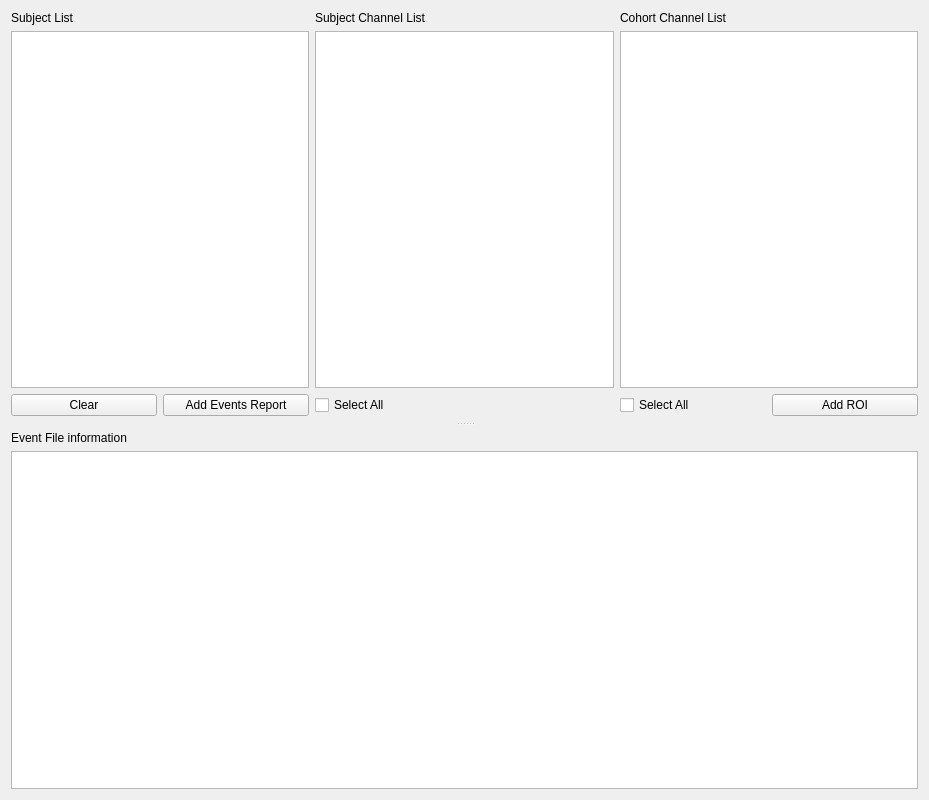
<?xml version="1.0" encoding="UTF-8"?>
<ui version="4.0">
 <class>DetectionsCohortReviewSettingsView</class>
 <widget class="QWidget" name="DetectionsCohortReviewSettingsView">
  <property name="geometry">
   <rect>
    <x>0</x>
    <y>0</y>
    <width>929</width>
    <height>800</height>
   </rect>
  </property>
  <property name="windowTitle">
   <string>Form</string>
  </property>
  <property name="styleSheet">
   <string notr="true">font: 12pt &quot;Roboto&quot;;</string>
  </property>
  <layout class="QHBoxLayout" name="horizontalLayout_3">
   <item>
    <widget class="QSplitter" name="splitter">
     <property name="orientation">
      <enum>Qt::Orientation::Vertical</enum>
     </property>
     <property name="handleWidth">
      <number>15</number>
     </property>
     <property name="childrenCollapsible">
      <bool>false</bool>
     </property>
     <widget class="QWidget" name="layoutWidget">
      <layout class="QGridLayout" name="gridLayout">
       <item row="0" column="0">
        <widget class="QLabel" name="label">
         <property name="text">
          <string>Subject List</string>
         </property>
        </widget>
       </item>
       <item row="0" column="1">
        <widget class="QLabel" name="label_2">
         <property name="text">
          <string>Subject Channel List</string>
         </property>
        </widget>
       </item>
       <item row="0" column="2">
        <widget class="QLabel" name="label_3">
         <property name="text">
          <string>Cohort Channel List</string>
         </property>
        </widget>
       </item>
       <item row="1" column="0">
        <widget class="QListView" name="subject_listView">
         <property name="editTriggers">
          <set>QAbstractItemView::EditTrigger::NoEditTriggers</set>
         </property>
        </widget>
       </item>
       <item row="1" column="1">
        <widget class="QListView" name="chan_subject_listView"/>
       </item>
       <item row="2" column="0">
        <layout class="QHBoxLayout" name="horizontalLayout">
         <item>
          <widget class="QPushButton" name="clear_pushButton">
           <property name="text">
            <string>Clear</string>
           </property>
          </widget>
         </item>
         <item>
          <widget class="QPushButton" name="add_pushButton">
           <property name="text">
            <string>Add Events Report</string>
           </property>
          </widget>
         </item>
        </layout>
       </item>
       <item row="2" column="1">
        <widget class="QCheckBox" name="all_subject_chan_checkBox">
         <property name="text">
          <string>Select All</string>
         </property>
        </widget>
       </item>
       <item row="2" column="2">
        <layout class="QHBoxLayout" name="horizontalLayout_2">
         <item>
          <widget class="QCheckBox" name="all_cohort_chan_checkBox">
           <property name="text">
            <string>Select All</string>
           </property>
          </widget>
         </item>
         <item>
          <widget class="QPushButton" name="add_ROI_pushButton">
           <property name="toolTip">
            <string>Rename your channel labels first. Adding the ROIs must be the final step.</string>
           </property>
           <property name="text">
            <string>Add ROI</string>
           </property>
          </widget>
         </item>
        </layout>
       </item>
       <item row="1" column="2">
        <widget class="QListWidget" name="chan_cohort_listWidget"/>
       </item>
      </layout>
     </widget>
     <widget class="QWidget" name="layoutWidget">
      <layout class="QVBoxLayout" name="verticalLayout">
       <item>
        <widget class="QLabel" name="label_4">
         <property name="text">
          <string>Event File information</string>
         </property>
        </widget>
       </item>
       <item>
        <widget class="QTextEdit" name="message_textEdit">
         <property name="readOnly">
          <bool>true</bool>
         </property>
        </widget>
       </item>
      </layout>
     </widget>
    </widget>
   </item>
  </layout>
 </widget>
 <resources>
  <include location="../../../../snooz-toolbox/src/main/python/ui/themes/themes.qrc"/>
 </resources>
 <connections>
  <connection>
   <sender>clear_pushButton</sender>
   <signal>clicked()</signal>
   <receiver>DetectionsCohortReviewSettingsView</receiver>
   <slot>clear_subject_slot()</slot>
   <hints>
    <hint type="sourcelabel">
     <x>54</x>
     <y>312</y>
    </hint>
    <hint type="destinationlabel">
     <x>464</x>
     <y>399</y>
    </hint>
   </hints>
  </connection>
  <connection>
   <sender>add_pushButton</sender>
   <signal>clicked()</signal>
   <receiver>DetectionsCohortReviewSettingsView</receiver>
   <slot>add_subject_slot()</slot>
   <hints>
    <hint type="sourcelabel">
     <x>174</x>
     <y>312</y>
    </hint>
    <hint type="destinationlabel">
     <x>464</x>
     <y>399</y>
    </hint>
   </hints>
  </connection>
  <connection>
   <sender>all_subject_chan_checkBox</sender>
   <signal>clicked()</signal>
   <receiver>DetectionsCohortReviewSettingsView</receiver>
   <slot>select_all_subject_chan_slot()</slot>
   <hints>
    <hint type="sourcelabel">
     <x>425</x>
     <y>311</y>
    </hint>
    <hint type="destinationlabel">
     <x>464</x>
     <y>399</y>
    </hint>
   </hints>
  </connection>
  <connection>
   <sender>all_cohort_chan_checkBox</sender>
   <signal>clicked()</signal>
   <receiver>DetectionsCohortReviewSettingsView</receiver>
   <slot>select_all_cohort_chan_slot()</slot>
   <hints>
    <hint type="sourcelabel">
     <x>705</x>
     <y>321</y>
    </hint>
    <hint type="destinationlabel">
     <x>464</x>
     <y>399</y>
    </hint>
   </hints>
  </connection>
  <connection>
   <sender>add_ROI_pushButton</sender>
   <signal>clicked()</signal>
   <receiver>DetectionsCohortReviewSettingsView</receiver>
   <slot>add_ROI_slot()</slot>
   <hints>
    <hint type="sourcelabel">
     <x>544</x>
     <y>322</y>
    </hint>
    <hint type="destinationlabel">
     <x>464</x>
     <y>399</y>
    </hint>
   </hints>
  </connection>
  <connection>
   <sender>subject_listView</sender>
   <signal>clicked(QModelIndex)</signal>
   <receiver>DetectionsCohortReviewSettingsView</receiver>
   <slot>subject_selection_changed_slot()</slot>
   <hints>
    <hint type="sourcelabel">
     <x>159</x>
     <y>209</y>
    </hint>
    <hint type="destinationlabel">
     <x>464</x>
     <y>399</y>
    </hint>
   </hints>
  </connection>
 </connections>
 <slots>
  <slot>clear_subject_slot()</slot>
  <slot>add_subject_slot()</slot>
  <slot>select_all_subject_chan_slot()</slot>
  <slot>select_all_cohort_chan_slot()</slot>
  <slot>add_ROI_slot()</slot>
  <slot>item_changed_subject_slot()</slot>
  <slot>item_changed_cohort_slot()</slot>
  <slot>subject_selection_changed_slot()</slot>
 </slots>
</ui>
